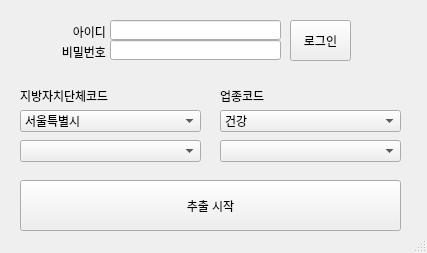
<?xml version="1.0" encoding="UTF-8"?>
<ui version="4.0">
 <class>MainWindow</class>
 <widget class="QMainWindow" name="MainWindow">
  <property name="geometry">
   <rect>
    <x>0</x>
    <y>0</y>
    <width>427</width>
    <height>253</height>
   </rect>
  </property>
  <property name="windowTitle">
   <string>MainWindow</string>
  </property>
  <widget class="QWidget" name="centralwidget">
   <widget class="QPushButton" name="btn_start">
    <property name="geometry">
     <rect>
      <x>20</x>
      <y>180</y>
      <width>381</width>
      <height>51</height>
     </rect>
    </property>
    <property name="text">
     <string>추출 시작</string>
    </property>
   </widget>
   <widget class="QPushButton" name="btn_login">
    <property name="geometry">
     <rect>
      <x>290</x>
      <y>20</y>
      <width>61</width>
      <height>41</height>
     </rect>
    </property>
    <property name="text">
     <string>로그인</string>
    </property>
   </widget>
   <widget class="QComboBox" name="cb_addr1">
    <property name="geometry">
     <rect>
      <x>20</x>
      <y>110</y>
      <width>181</width>
      <height>22</height>
     </rect>
    </property>
    <item>
     <property name="text">
      <string>서울특별시</string>
     </property>
    </item>
    <item>
     <property name="text">
      <string>부산광역시</string>
     </property>
    </item>
    <item>
     <property name="text">
      <string>대구광역시</string>
     </property>
    </item>
    <item>
     <property name="text">
      <string>인천광역시</string>
     </property>
    </item>
    <item>
     <property name="text">
      <string>광주광역시</string>
     </property>
    </item>
    <item>
     <property name="text">
      <string>대전광역시</string>
     </property>
    </item>
    <item>
     <property name="text">
      <string>울산광역시</string>
     </property>
    </item>
    <item>
     <property name="text">
      <string>세종특별자치시</string>
     </property>
    </item>
    <item>
     <property name="text">
      <string>경기도</string>
     </property>
    </item>
    <item>
     <property name="text">
      <string>강원특별자치도</string>
     </property>
    </item>
    <item>
     <property name="text">
      <string>충청북도</string>
     </property>
    </item>
    <item>
     <property name="text">
      <string>충청남도</string>
     </property>
    </item>
    <item>
     <property name="text">
      <string>전라북도</string>
     </property>
    </item>
    <item>
     <property name="text">
      <string>전라남도</string>
     </property>
    </item>
    <item>
     <property name="text">
      <string>경상북도</string>
     </property>
    </item>
    <item>
     <property name="text">
      <string>경상남도</string>
     </property>
    </item>
    <item>
     <property name="text">
      <string>제주특별자치도</string>
     </property>
    </item>
   </widget>
   <widget class="QLabel" name="label_3">
    <property name="geometry">
     <rect>
      <x>20</x>
      <y>85</y>
      <width>161</width>
      <height>21</height>
     </rect>
    </property>
    <property name="text">
     <string>지방자치단체코드</string>
    </property>
   </widget>
   <widget class="QComboBox" name="cb_uptae1">
    <property name="geometry">
     <rect>
      <x>220</x>
      <y>110</y>
      <width>181</width>
      <height>22</height>
     </rect>
    </property>
    <item>
     <property name="text">
      <string>건강</string>
     </property>
    </item>
    <item>
     <property name="text">
      <string>동물</string>
     </property>
    </item>
    <item>
     <property name="text">
      <string>문화</string>
     </property>
    </item>
    <item>
     <property name="text">
      <string>생활</string>
     </property>
    </item>
    <item>
     <property name="text">
      <string>식품</string>
     </property>
    </item>
    <item>
     <property name="text">
      <string>자원환경</string>
     </property>
    </item>
    <item>
     <property name="text">
      <string>기타</string>
     </property>
    </item>
   </widget>
   <widget class="QComboBox" name="cb_addr2">
    <property name="geometry">
     <rect>
      <x>20</x>
      <y>140</y>
      <width>181</width>
      <height>22</height>
     </rect>
    </property>
   </widget>
   <widget class="QLabel" name="label">
    <property name="geometry">
     <rect>
      <x>50</x>
      <y>21</y>
      <width>56</width>
      <height>21</height>
     </rect>
    </property>
    <property name="font">
     <font>
      <pointsize>9</pointsize>
     </font>
    </property>
    <property name="text">
     <string>아이디</string>
    </property>
    <property name="alignment">
     <set>Qt::AlignRight|Qt::AlignTrailing|Qt::AlignVCenter</set>
    </property>
   </widget>
   <widget class="QLineEdit" name="input_id">
    <property name="geometry">
     <rect>
      <x>110</x>
      <y>20</y>
      <width>171</width>
      <height>20</height>
     </rect>
    </property>
   </widget>
   <widget class="QLabel" name="label_2">
    <property name="geometry">
     <rect>
      <x>50</x>
      <y>41</y>
      <width>56</width>
      <height>21</height>
     </rect>
    </property>
    <property name="font">
     <font>
      <pointsize>9</pointsize>
     </font>
    </property>
    <property name="text">
     <string>비밀번호</string>
    </property>
    <property name="alignment">
     <set>Qt::AlignRight|Qt::AlignTrailing|Qt::AlignVCenter</set>
    </property>
   </widget>
   <widget class="QComboBox" name="cb_uptae2">
    <property name="geometry">
     <rect>
      <x>220</x>
      <y>140</y>
      <width>181</width>
      <height>22</height>
     </rect>
    </property>
   </widget>
   <widget class="QLabel" name="label_4">
    <property name="geometry">
     <rect>
      <x>220</x>
      <y>85</y>
      <width>131</width>
      <height>21</height>
     </rect>
    </property>
    <property name="text">
     <string>업종코드</string>
    </property>
   </widget>
   <widget class="QLineEdit" name="input_pwd">
    <property name="geometry">
     <rect>
      <x>110</x>
      <y>40</y>
      <width>171</width>
      <height>20</height>
     </rect>
    </property>
   </widget>
  </widget>
  <widget class="QMenuBar" name="menubar">
   <property name="geometry">
    <rect>
     <x>0</x>
     <y>0</y>
     <width>427</width>
     <height>21</height>
    </rect>
   </property>
  </widget>
  <widget class="QStatusBar" name="statusbar"/>
 </widget>
 <resources/>
 <connections/>
</ui>
